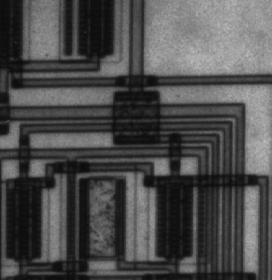
#> input picture Lab-5/circuit.tif, 272 x 280 px
$ jupyter execute Lab_Edge_Detection_STD.ipynb   (shell and % lines are left out)
#> lines starting #> are read from the running program, lines starting #| are printed output that depends on the picture
### Lab-5/commonfunctions.py


import skimage.io as io
import matplotlib.pyplot as plt
import numpy as np
from skimage.exposure import histogram
from matplotlib.pyplot import bar
from skimage.color import rgb2gray,rgb2hsv

# Convolution:
from scipy.signal import convolve2d
from scipy import fftpack
import math

from skimage.util import random_noise
from skimage.filters import median
from skimage.feature import canny


# Edges
from skimage.filters import sobel_h, sobel, sobel_v,roberts, prewitt

# Show the figures / plots inside the notebook
def show_images(images,titles=None):
    #This function is used to show image(s) with titles by sending an array of images and an array of associated titles.
    # images[0] will be drawn with the title titles[0] if exists
    # You aren't required to understand this function, use it as-is.
    n_ims = len(images)
    if titles is None: titles = ['(%d)' % i for i in range(1,n_ims + 1)]
    fig = plt.figure()
    n = 1
    for image,title in zip(images,titles):
        a = fig.add_subplot(1,n_ims,n)
        if image.ndim == 2:
            plt.gray()
        plt.imshow(image)
        a.set_title(title)
        n += 1
    fig.set_size_inches(np.array(fig.get_size_inches()) * n_ims)
    plt.show()


# [6 lines left out: function showHist, not called in this run]

### Lab-5/Lab_Edge_Detection_STD.ipynb
# Lab 4 - part2
### Edge Detection

https://github.com/scikit-image/scikit-image/blob/master/skimage/filters/edges.py

http://scikit-image.org/docs/0.11.x/auto_examples/plot_edge_filter.html

http://scikit-image.org/docs/dev/auto_examples/edges/plot_canny.html

[cell 1]
from commonfunctions import *

[cell 2]
'''
1. Built-in Sobel, Prewill, Roberts, Canny
2. Custom Sobel (V-H-Both)
3. Custom LoG
'''

[cell 3]
# 1. Built-in Sobel, Prewill, Roberts, Canny
from skimage.filters import roberts, sobel, sobel_h, sobel_v, prewitt
from skimage.feature import canny

img = io.imread('circuit.tif')
#> img is the input picture: shape (280, 272); min 12, max 191, mean 76.3
roberts_img = roberts(img)
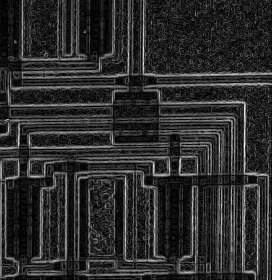
#> roberts_img: shape (280, 272) float64; min 0, max 0.208, mean 0.0363; drawn with min black and max white
prewitt_img = prewitt(img)
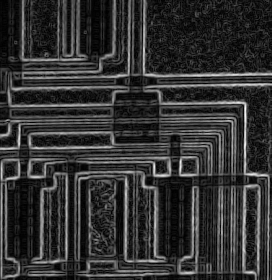
#> prewitt_img: shape (280, 272) float64; min 0, max 0.224, mean 0.0444; drawn with min black and max white
sobel_img = sobel(img)
sobel_h_img = sobel_h(img)
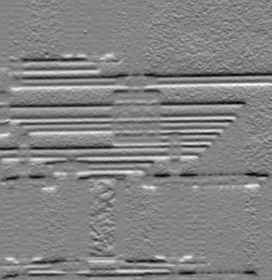
#> sobel_h_img: shape (280, 272) float64; min -0.287, max 0.268, mean -0.00183; drawn with min black and max white
sobel_v_img = sobel_v(img)
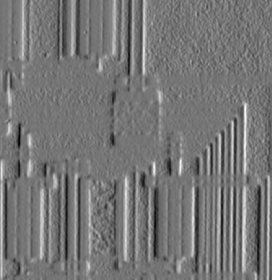
#> sobel_v_img: shape (280, 272) float64; min -0.272, max 0.318, mean 0.00226; drawn with min black and max white
canny_img_1 = canny(img, )
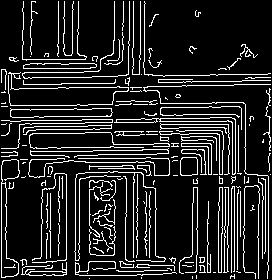
#> canny_img_1: shape (280, 272) bool; 14% white in thin lines or dots
canny_img_1_lowT = canny(img, low_threshold=38)
#> canny_img_1_lowT: shape (280, 272) bool; 13% white in thin lines or dots
canny_img_1_highT = canny(img, high_threshold=40)
#> canny_img_1_highT: shape (280, 272) bool; 16% white in thin lines or dots
canny_img_3 = canny(img, sigma=2.5)
#> canny_img_3: shape (280, 272) bool; 5% white in thin lines or dots
canny_img_3_lowT = canny(img, sigma=2.5, low_threshold=38)
#> canny_img_3_lowT: shape (280, 272) bool; 4.6% white in thin lines or dots
canny_img_3_highT = canny(img, sigma=2.5, high_threshold=40)
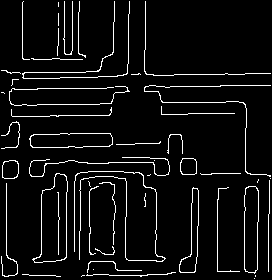
#> canny_img_3_highT: shape (280, 272) bool; 6% white in thin lines or dots

show_images([img, roberts_img, prewitt_img], ['Original Image', 'Roberts', 'Prewitt'])
#> in show_images, `n_ims = len(images)`: n_ims = 3
#> the loop in show_images, `for image,title in zip(images,titles):` made 3 passes
#> title on passes 1 to 3: 'Original Image', 'Roberts', 'Prewitt'
#> after the loop in show_images, `for image,title in zip(images,titles):`: n = 4
show_images([sobel_img, sobel_h_img, sobel_v_img], ['Sobel', 'Sobel - horizontal edges', 'Sobel - vertical edges'])
#> the loop in show_images (call 2), `for image,title in zip(images,titles):` made 3 passes
show_images([canny_img_1, canny_img_1_lowT, canny_img_1_highT], ['canny - sigma = 1', 'low threshold set high', 'high threshold set low'])
show_images([canny_img_3, canny_img_3_lowT, canny_img_3_highT], ['canny - sigma = 2.5', 'low threshold set high', 'high threshold set low'])

[cell 4]
# 2. Custom Sobel (V-H-Both)
hx = [[-1, -2, -1], [0, 0, 0], [1, 2, 1]]
hy = [[-1, 0, 1], [-2, 0, 2], [-1, 0, 1]]
threshold = 50

sobel_x = np.zeros_like(img, dtype=float)
sobel_y = np.zeros_like(img, dtype=float)
sobel_xy = np.zeros_like(img, dtype=float)

padded_img = np.pad(img, pad_width=1, mode='reflect')

for i in range(1, padded_img.shape[0] - 1):
    for j in range(1, padded_img.shape[1] - 1):
        region = padded_img[i-1:i+2, j-1:j+2]
        sobel_x[i-1, j-1] = np.sum(region * hx)
        sobel_y[i-1, j-1] = np.sum(region * hy)

for i in range(0, sobel_x.shape[0]):
    for j in range(0, sobel_x.shape[1]):
        edge_strength = np.sqrt((sobel_x[i, j] ** 2) + (sobel_y[i, j] ** 2))
        if edge_strength >= threshold:
            sobel_xy[i, j] = edge_strength
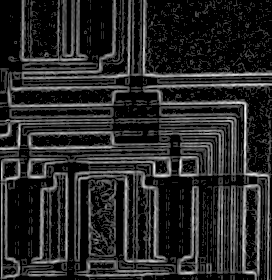
#> sobel_xy: shape (280, 272) float64; min 0, max 324, mean 50.8; drawn with min black and max white

show_images([sobel_x, sobel_y, sobel_xy], ['sobel x filter', 'sobel y filter', 'sobel x and y filters'])

[cell 5]
# 3. Custom LoG
from skimage.filters import gaussian

thres= 2
f1 = [[-1, -1, -1], [-1, 8, -1], [-1, -1, -1]]
f2 = [[0, 1, 0], [1, -4, 1], [0, 1, 0]]
smooth_img = gaussian(img, sigma=2)

f1_img = np.zeros_like(img, dtype=float)
f2_img = np.zeros_like(img, dtype=float)

padded_img = np.pad(smooth_img, pad_width=1, mode='reflect')

for i in range(1, padded_img.shape[0] - 1):
    for j in range(1, padded_img.shape[1] - 1):
        region = padded_img[i-1:i+2, j-1:j+2] * 255
        f1_edge_strength = np.sum(region * f1)
        f2_edge_strength = np.sum(region * f2)

        if f1_edge_strength >= thres:
            f1_img[i-1, j-1] = f1_edge_strength

        if f2_edge_strength >= thres:
            f2_img[i-1, j-1] = f2_edge_strength
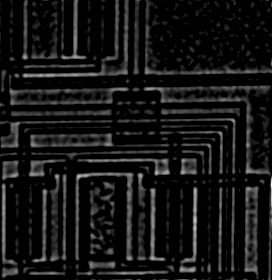
#> f1_img: shape (280, 272) float64; min 0, max 32.35, mean 2.6; drawn with min black and max white
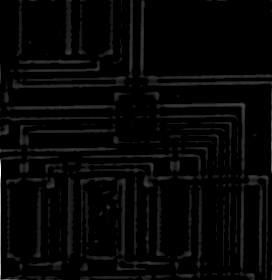
#> f2_img: shape (280, 272) float64; min 0, max 27.78, mean 0.7; drawn with min black and max white

show_images([smooth_img, f1_img, f2_img], ['smoothed image', 'LoG - f1', 'LoG - f2'])

[cell 6]
'''
Optional
1-Make edge detection
2-Multiply by factor < 1
3-Subtract (Orginal Image) - (Edge Detection Image)
'''
new_img = img - 0.8 * sobel_xy
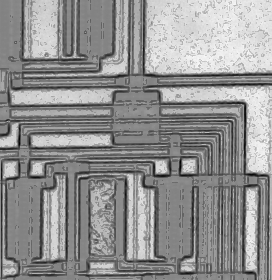
#> new_img: shape (280, 272) float64; min -172.4, max 191, mean 35.6; drawn with min black and max white
show_images([img, sobel_xy, new_img])
